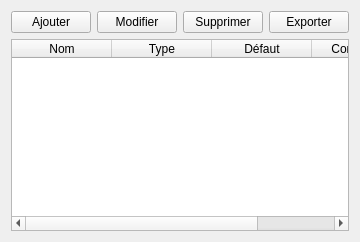
<?xml version="1.0" encoding="UTF-8"?>
<ui version="4.0">
 <class>CustomFieldsTab</class>
 <widget class="QWidget" name="CustomFieldsTab">
  <layout class="QVBoxLayout" name="verticalLayout">
   <item>
    <layout class="QHBoxLayout" name="horizontalLayoutTop">
     <item><widget class="QPushButton" name="buttonAddCustomField"><property name="text"><string>Ajouter</string></property></widget></item>
     <item><widget class="QPushButton" name="buttonEditCustomField"><property name="text"><string>Modifier</string></property></widget></item>
     <item><widget class="QPushButton" name="buttonDeleteCustomField"><property name="text"><string>Supprimer</string></property></widget></item>
     <item><widget class="QPushButton" name="buttonExportCustomFields"><property name="text"><string>Exporter</string></property></widget></item>
    </layout>
   </item>
   <item>
    <widget class="QTableWidget" name="tableCustomFields">
     <column>
      <property name="text"><string>Nom</string></property>
     </column>
     <column>
      <property name="text"><string>Type</string></property>
     </column>
     <column>
      <property name="text"><string>Défaut</string></property>
     </column>
     <column>
      <property name="text"><string>Contraintes</string></property>
     </column>
    </widget>
   </item>
  </layout>
 </widget>
 <resources/>
 <connections/>
</ui>
